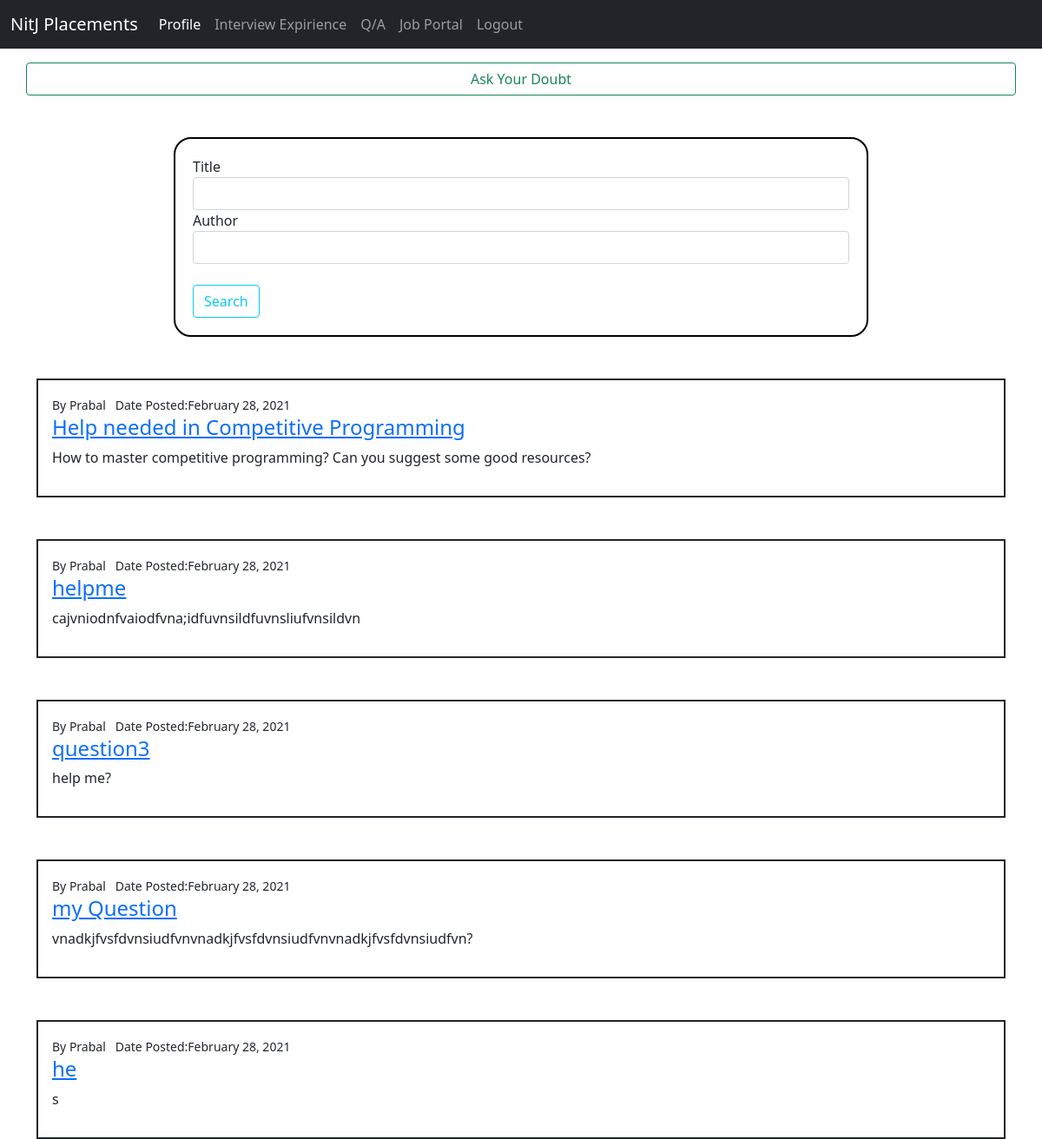
The page /qa/ (signed in) on the database as committed earlier.
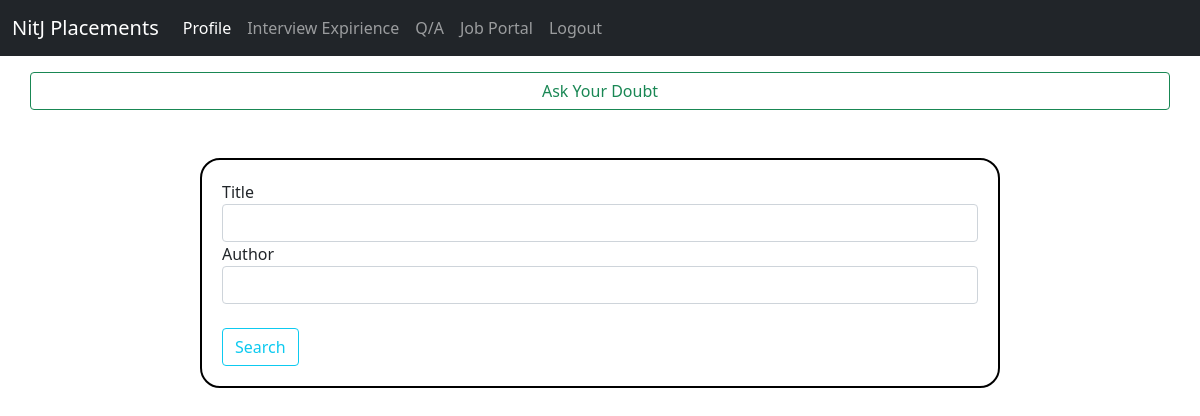
The same page on the database as committed later.
### qAndA/models.py (models this page shows, shortened)
class Question(models.Model):
    author = models.ForeignKey(user_model.Student, null=False, on_delete=models.CASCADE)
    title = models.CharField(max_length=200, null=False)
    body = models.TextField(null=False)
    created_at = models.DateTimeField(auto_now_add=True)
    updated_at = models.DateTimeField(auto_now=True)

### users/models.py (models this page shows, shortened)
class Student(models.Model):
    user = models.OneToOneField(User, on_delete=models.CASCADE)
    firstName = models.CharField(max_length=256)
    lastName = models.CharField(max_length=256)
    email = models.EmailField()
    ph_no = models.CharField(max_length=10)
    rollNumber = models.IntegerField()
    program = models.CharField(max_length = 5,default = 'BTech',choices = programChoice)
    department = models.CharField(max_length = 40,default = "Computer Science",choices = departmentChoice)
    year = models.IntegerField(default = 2017)

### qAndA/views.py (the view)
# urls.py: path('', views.homePage, name='qAindex'),
@login_required
def homePage(request):
    form = qFilter
    qs = Question.objects.all().order_by('-created_at')
    title = request.GET.get('title')
    authorName = request.GET.get('author')
    if title is not None and title != '':
        qs = qs.filter(title__icontains = title)
    if authorName is not None and authorName != '':
        qs = qs.filter(author__firstName__icontains = authorName)
    context = {
        'form':form,
        'questions': qs
    }
    return render(request, 'qAndA/homepage.html', context)

### templates/qAndA/homepage.html (shortened to what this page needs)
{% extends "users/baseAuth.html"%}
{% load static %}
{% load crispy_forms_tags %}
{% block headBlock %}
<link rel="stylesheet" href="{% static 'users/index.css' %}">
{% endblock %}
{% block bodyBlock %}
<div class = "container mt-3">
  <div class="row justify-content-center myWhite">
      <a class="btn btn-outline-success" href="{% url 'new-question'%}">
        Ask Your Doubt
      </a>
  </div>
</div>
<div class="container formClass col-md-8 mt-5 myWhite">
  <div class="row justify-content-center">
          <form method="GET">
              {{ form|crispy }}
              <button class = "btn btn-outline-info mt-4" type="submit">
                  Search
              </button>
          </form>
  </div>
</div>
<div class="container">
{% for question in questions %}
  <div class="question-list-item border border-2 border-dark mt-5 p-3 myWhite">
      <small class="question-list-item-author">
            By {{question.author.firstName}}  &nbsp; Date Posted:{{ question.created_at|date:"F d, Y"}}
      </small>
      <a href="{% url 'questionPage' question.id %}">
      <h4 class="question-list-item-title">
        {{question.title}}
      </h4>
    </a>
      <p>
        {{ question.body }}
      </p>
</div>
{% endfor %}
</div>
{% endblock bodyBlock %}

### templates/users/baseAuth.html (shortened to what this page needs)
{% load static %}
<!doctype html>
<html lang="en">
<head>
    <link href="https://cdn.jsdelivr.net/npm/bootstrap@5.0.0-beta1/dist/css/bootstrap.min.css" rel="stylesheet"
>
        <link rel="stylesheet" href="{% static 'main.css' %}">
    {% block headBlock %}
    {% endblock %}
</head>
<body>
    <nav class="navbar navbar-expand-lg navbar-dark bg-dark">
        <div class="container-fluid">
            <a class="navbar-brand" href="{% url 'profile' %}">NitJ Placements</a>
            <div class="collapse navbar-collapse" id="navbarNav">
                <ul class="navbar-nav">
                    <li class="nav-item">
                        <a class="nav-link active" aria-current="page" href="{% url 'profile' %}">Profile</a>
                    </li>
                    <li class="nav-item">
                        <a class="nav-link" href="{% url 'interview' %}">Interview Expirience</a>
                    </li>
                    <li class="nav-item">
                        <a class="nav-link" href="{% url 'qAindex'%}">Q/A</a>
                    </li>
                    <li class="nav-item">
                        <a class="nav-link" href="{% url 'jobPortal'%}">Job Portal</a>
                    </li>
                    <li class="nav-item">
                        <a class="nav-link" href="{% url 'logout' %}">Logout</a>
                    </li>
                </ul>
            </div>
        </div>
    </nav>
    {% block bodyBlock %}
    {% endblock %}
</body>
</html>

### static/main.css (style rules this page uses)
.myWhite { background-color:white; }

### static/users/index.css (style rules this page uses)
.formClass { border: 2px solid black; border-radius: 20px; padding: 20px; }

### templates/qAndA/homepage.html (style rules this page uses)
body { word-wrap: break-word; }

Rows that differ between the two databases and show on the page:
removed Question: author.firstName "Prabal", created_at "February 28, 2021", title "Help needed in Competitive Programming", body "How to master competitive programming? Can you suggest some good resources?"
removed Question: author.firstName "Prabal", created_at "February 28, 2021", title "helpme", body "cajvniodnfvaiodfvna;idfuvnsildfuvnsliufvnsildvn"
removed Question: author.firstName "Prabal", created_at "February 28, 2021", title "question3", body "help me?"
removed Question: author.firstName "Prabal", created_at "February 28, 2021", title "my Question", body "vnadkjfvsfdvnsiudfvnvnadkjfvsfdvnsiudfvnvnadkjfvsfdvnsiudfvn?"
removed Question: author.firstName "Prabal", created_at "February 28, 2021", title "he", body "s"
